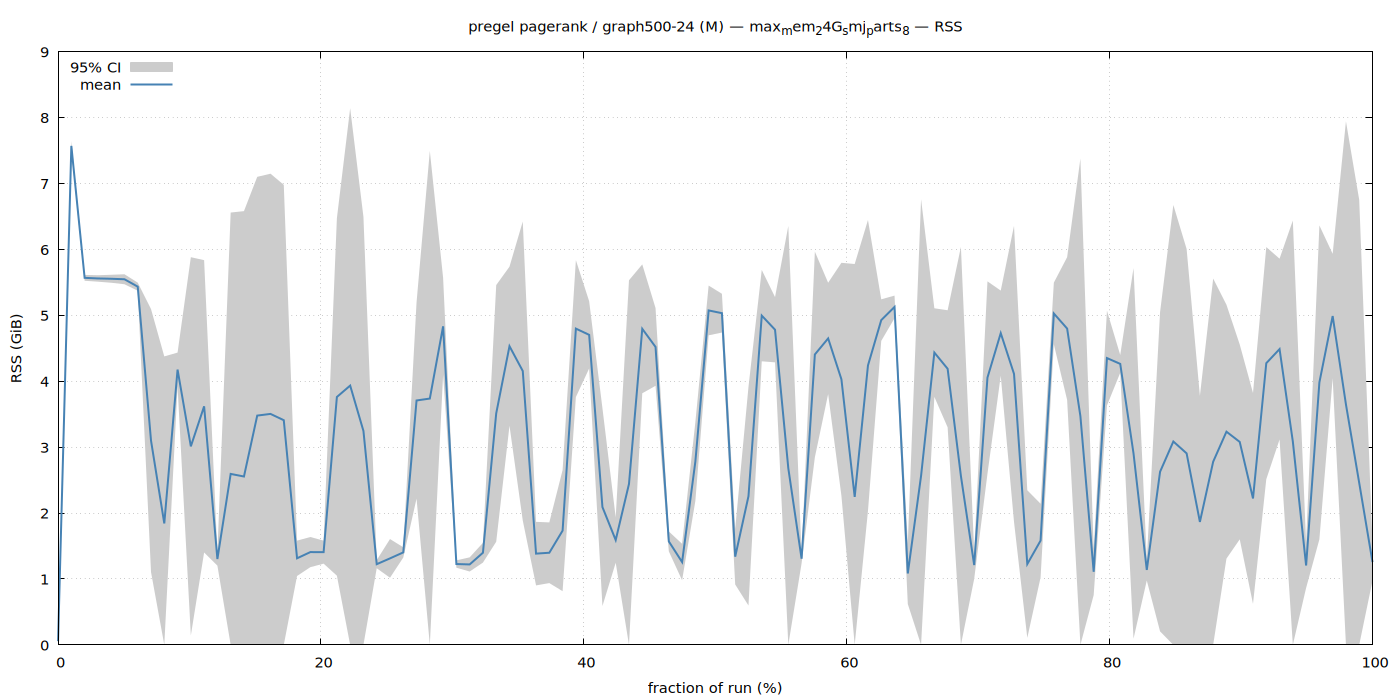

This chart was generated by the following gnuplot code:
set terminal pngcairo size 1400,700 enhanced font 'Sans,11'
set output '/home/ubuntu/sail/examples/extensions/benchmarks/sem_benchmark/results/pregel/M/graph500-24/max_mem_24G_smj_parts_8/rss.png'
set title "pregel pagerank / graph500-24 (M) — max_mem_24G_smj_parts_8 — RSS"
set xlabel 'fraction of run (%)'
set ylabel 'RSS (GiB)'
set grid
set key top left
set yrange [0:*]
plot '/home/ubuntu/sail/examples/extensions/benchmarks/sem_benchmark/results/pregel/M/graph500-24/max_mem_24G_smj_parts_8/rss.dat' using 1:3:4 with filledcurves lc rgb '#cccccc' title '95% CI', \
     '' using 1:2 with lines lw 2 lc rgb '#4682b4' title 'mean'
